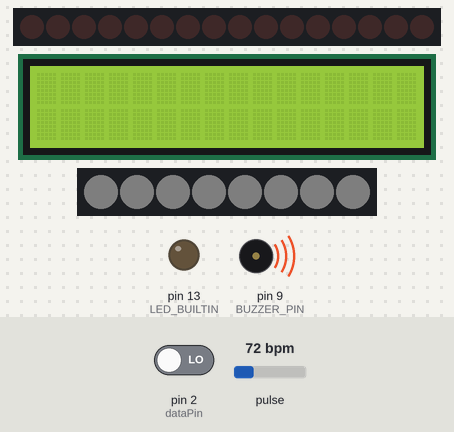
The sketch below on a simulated Arduino Uno, built with avr-gcc and run on an emulated ATmega328P. On the bench: 16 shift-register outputs drawn as a row of LEDs (first output left, lit = HIGH), 16×2 character LCD, 8 RGB LEDs in strip order, left to right, output pins drawn as LEDs (lit = HIGH), buzzer (waves = sounding). Wiring (inferred from the names in the program): 2 × shift register (74HC595): data pin 8; shift clock pin 3; latch pin 4. Wiring (inferred from the signals the program sends): row of LEDs: on Q0, Q1, Q2, Q3, Q4, Q5, Q6, Q7, Q8, Q9, Q10, Q11, Q12, Q13, Q14, Q15. The inputs (shaded band) are chosen by the test bench; at power-on: pin 2 (dataPin) LOW, pulse 72 bpm. Dim RGB values are drawn brighter than linear; random numbers use the default seed unless the sketch sets one; pins used as bus, display or sensor lines are not drawn.

Above: at 1.7 s.
At 5.0 s:
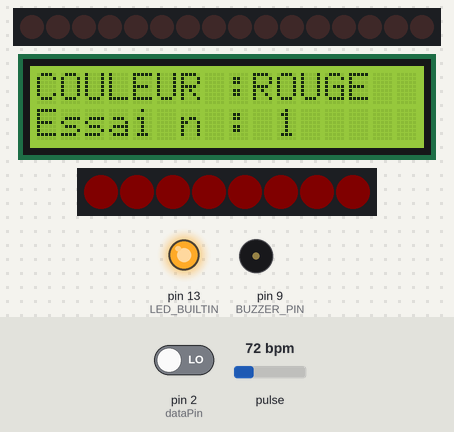
5.1 s: pin 2 (dataPin) driven HIGH
At 6.2 s:
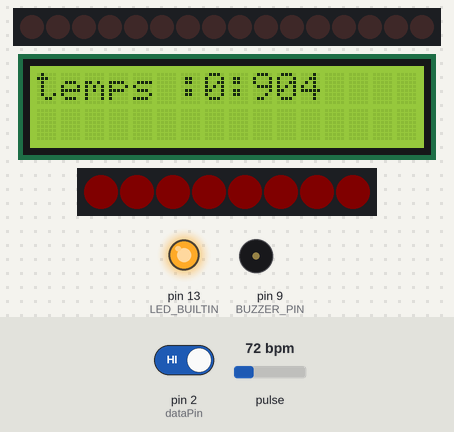
At 7.9 s:
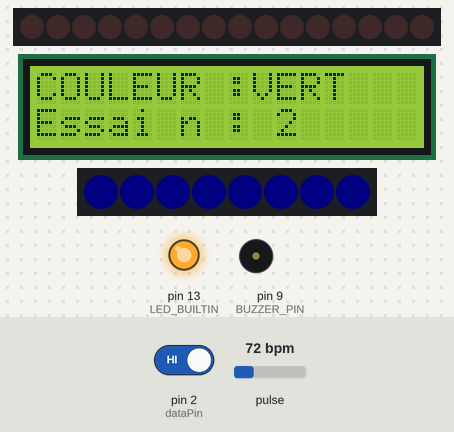
Timing chart, 0 to 9.4 s (numbered marks = the images above; inputs shaded):
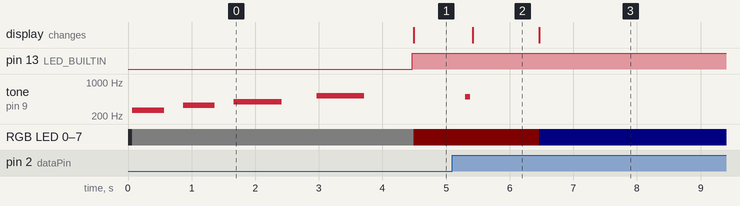

Measured:
- after the input at 5.1 s, tone on pin 9 (BUZZER_PIN): silent → 494 Hz after 0.20 s, → silent 0.08 s later; RGB LED 0–7: RGB(5, 0, 0) → RGB(0, 0, 5) after 1.4 s; the display: changes after 0.32 s (image 2)
- by itself, tone on pin 9 (BUZZER_PIN): plays 262 Hz for 0.50 s, 330 Hz for 0.50 s, 392 Hz for 0.75 s, 523 Hz for 0.75 s
- what the display in image 2 shows lasts 1.1 s, from 5.4 s to 6.5 s

The sketch:

reflexe.ino
```cpp
using namespace std;
long randNumber;
#include "Adafruit_NeoPixel.h";
#include <Wire.h>
#include <LiquidCrystal_I2C.h>
#include <SoftwareSerial.h>
#include <DFRobotDFPlayerMini.h>
#include <PulseSensorPlayground.h>     // Inclut bibliothèque PulseSensorPlayground.

// Variables
const int PulseWire = 0;       // Fil VIOLET du capteur de pouls connecté à la BROCHE ANALOGIQUE 0
const int LED = LED_BUILTIN;          // La LED Arduino intégrée, près de la BROCHE 13.
int Threshold = 550;           // Détermine le signal à "compter comme un battement" et celui à ignorer.
PulseSensorPlayground pulseSensor;

// Define colors and leds
#define ROUGE 0
#define VERT 3
#define BLEU 2
#define JAUNE 1
#define PIXEL_COUNT 8
#define PIXEL_PIN 5// a definir

// --- Définition des notes ---
#define NOTE_C4  262
#define NOTE_E4  330
#define NOTE_G4  392
#define NOTE_C5  523
#define NOTE_A3  220
#define NOTE_E5  659
#define NOTE_G5  784
#define NOTE_D4  294
#define NOTE_F4  349
#define NOTE_A4  440
#define NOTE_B4  494
#define NOTE_D5  587
#define NOTE_F5  698
#define NOTE_G5  784
#define NOTE_G3  196
#define NOTE_B3  247

#define BUZZER_PIN 9

// Définition des broches des multiplexeurs
const int dataPin = 2;   // Q7 : Sortie des données du registre
const int clockPin= 3;  // CP : Signal d'horloge
const int latchPin= 4;  // PL : Signal de verrouillage
const int clockPinEnable = 8;

unsigned long pinValues;
unsigned long oldPinValues;

const int numBits = 16;   // 8 boutons, 1 registre
String data_screen = "";
String data_putty = "PUTTY,ESSAI,TEMPS,";
String data_bpm = "BPM,";
Adafruit_NeoPixel strip(PIXEL_COUNT, PIXEL_PIN, NEO_GRB + NEO_KHZ800);
LiquidCrystal_I2C ecran(0x27, 16, 2);
SoftwareSerial liaisonSerie(10, 11);

// Variables pour mémoriser l'état précédent
byte lastButtonState = 0;


int SEC = 0;
int MILLI = 0;
unsigned long timer;

int compteur = 0;
String data_temps = "";
int number_of_turn = 10;


void setup() { //pour initialiser les paramètres, les entrées et les sorties
   Serial.begin(9600);
   randomSeed(analogRead(A1));
   ecran.init();
   ecran.backlight();
   liaisonSerie.begin(9600);
   timer = millis();
   pinMode(PIXEL_PIN, INPUT_PULLUP);
   strip.begin(); // Initialize NeoPixel strip object (REQUIRED)
   pinMode(dataPin, INPUT);
    pinMode(clockPin, OUTPUT);
    pinMode(latchPin, OUTPUT);
    pinMode(clockPinEnable, OUTPUT);
   strip.show();
   strip.setBrightness(5); // Ajuste la luminosité (0 à 255)
   displayColor(strip.Color(200, 200, 200));
   pinMode(BUZZER_PIN, OUTPUT);
   pulseSensor.analogInput(PulseWire);
   pulseSensor.blinkOnPulse(LED);       // Fait clignoter automatiquement la LED d'Arduino au rythme cardiaque.
   pulseSensor.setThreshold(Threshold);

}
//Fonctions pour le son
void playStartCountdown() {
   // "3"
   tone(BUZZER_PIN, NOTE_C4, 750);  // 1 seconde
   delay(1000);
   noTone(BUZZER_PIN);
   delay(300); // petite pause
   // "2"
   tone(BUZZER_PIN, NOTE_E4, 750);
   delay(1000);
   noTone(BUZZER_PIN);
   delay(300);
   // "1"
   tone(BUZZER_PIN, NOTE_G4, 750);
   delay(1000);
   noTone(BUZZER_PIN);
   delay(300);
   // "Partez !"
   tone(BUZZER_PIN, NOTE_C5, 1000);  // un peu plus long
   delay(1500);
   noTone(BUZZER_PIN);
}
void playStopSound() {
   // Son STOP : descente de trois notes
   tone(BUZZER_PIN, NOTE_C5, 300);  // note aiguë
   delay(300);
   tone(BUZZER_PIN, NOTE_G4, 300);  // plus grave
   delay(300);
   tone(BUZZER_PIN, NOTE_E4, 500);  // encore plus grave
   delay(500);
   noTone(BUZZER_PIN);              // Arrête le son
}
void playSuccessSound() {
   // Petit jingle : C5 → E5 → G5
   tone(BUZZER_PIN, NOTE_C5, 150);
   delay(170);
   tone(BUZZER_PIN, NOTE_E5, 150);
   delay(170);
   tone(BUZZER_PIN, NOTE_G5, 400);
   delay(400);
   noTone(BUZZER_PIN);
}
void playStartSound() {
   tone(BUZZER_PIN, NOTE_C4, 500); // "3"
   delay(500);
   noTone(BUZZER_PIN);
   delay(300);
   tone(BUZZER_PIN, NOTE_E4, 750); // "2"
   delay(500);
   noTone(BUZZER_PIN);
   delay(300);
   tone(BUZZER_PIN, NOTE_G4, 750); // "1"
   delay(1000);
   noTone(BUZZER_PIN);
   delay(300);
   tone(BUZZER_PIN, NOTE_C5, 750); // "Partez !"
   delay(1500);
   noTone(BUZZER_PIN);
}
void playDefeatSound() {
   tone(BUZZER_PIN, NOTE_B4, 500);
   delay(500);
   noTone(BUZZER_PIN);
}
void playClickSound() {
   tone(BUZZER_PIN, NOTE_B4, 80);
   delay(100);
   noTone(BUZZER_PIN);
}
//Fonctions nécessaires pour l'étude du registre
unsigned long read_shift_register()
{
    long bitVal;
    unsigned long octetRead = 0;

    digitalWrite(clockPinEnable, HIGH);
    digitalWrite(latchPin, LOW);
    delayMicroseconds(5);
    digitalWrite(latchPin, HIGH);
    digitalWrite(clockPinEnable, LOW);

    for(int i = 0; i < numBits; i++)
    {
        bitVal = digitalRead(dataPin);
        octetRead |= (bitVal << ((numBits-1) - i));
        digitalWrite(clockPin, HIGH);
        delayMicroseconds(5);
        digitalWrite(clockPin, LOW);
    }

    return(octetRead);
}
int value(int number){
  switch(number){
    case 1 : return 0;
    case 2 : return 1;
    case 4 : return 2;
    case 8 : return 3;
    case 16 : return 4;
    case 32 : return 5;
    case 64 : return 6;
    case 128 : return 7;
    case 256 : return 8;
    case 512 : return 9;
    case 1024 : return 10;
    case 2048 : return 11;
    case 4096 : return 12;
    case 8192 : return 13;
    case 16384 : return 14;
    case 32768 : return 15;
    default : return -1;
  }
}
// Fonctions pour le choix de la couleur et son affichage
int chooseColor() {
   return random(0, 4);
}
uint32_t codeColor(int zone){
   switch (zone) {
       case 0: return strip.Color(255, 0, 0);    // Rouge vif
       case 1: return strip.Color(125, 0, 125);    // Jaune vif
       case 2: return strip.Color(0, 255, 0);    // Bleu vif
       case 3: return strip.Color(0, 0, 255);  // Vert vif
       default: return strip.Color(0, 0, 0);     // Noir (éteint) par sécurité
   }
}
void displayColor(uint32_t color){
   for (int i = 0; i < PIXEL_COUNT; i++) {
        strip.setPixelColor(i, color);
    }
    strip.show();
}
void displayEndColor(){
   int j = 0;
   for (int i = 0; i < PIXEL_COUNT; i++) {
      strip.setPixelColor(i, strip.Color(200, 200, 200));
  }
  strip.show();
}
//affichage écran et serial
void displayScreen(int zone, int compteur){ // affichage score
   ecran.clear();
   ecran.setCursor(0, 0);
   ecran.print("COULEUR :");
   switch (zone) {
       case ROUGE: ecran.print("ROUGE"); break;
       case VERT: ecran.print("VERT"); break;
       case BLEU: ecran.print("BLEU"); break;
       case JAUNE: ecran.print("JAUNE"); break;
   }
   ecran.setCursor(0, 1);
   ecran.print("Essai n : "+String(compteur));
}
void displaySerial(int zone, int compteur){ // affichage score
   //Serial.println("\nEssai n°: "+String(compteur));
   switch (zone) {
       case ROUGE: Serial.println("ROUGE"); break;
       case VERT: Serial.println("VERT"); break;
       case BLEU: Serial.println("BLEU"); break;
       case JAUNE: Serial.println("JAUNE"); break;

   }
}

int whichAnswer(){
   int answer = -1;
   pinValues = read_shift_register();

    if(pinValues != oldPinValues)
    {   if(value(pinValues)!=-1){
        answer = value(pinValues);
        delay(200);}
        oldPinValues = pinValues;
    }// Petite pause pour éviter les rebonds
    if(answer != -1){playClickSound();}

   return answer;
}
//fonction pour l'attente de réponse
boolean correctAnswer(int zone){ //permet de vérifier que le bouton appuyé  correspond à la zone demandée
   int answer = whichAnswer();
   //Serial.println("WHICH ANSWER" + answer);
   if(answer == 0 | answer ==  1 | answer == 2 | answer == 3){answer = ROUGE;}
   if(answer == 8 | answer ==  9 | answer == 15 | answer == 14){answer = VERT;}
   if(answer == 11 | answer ==  10 | answer == 12 | answer == 13){answer = BLEU;}
   if(answer == 4 | answer ==  5 | answer == 7 | answer == 6){answer = JAUNE;}
   if(answer == -1){return false;}
   switch (zone) {
      case 0: if(answer == zone){return true;}
      case 1:  if(answer == zone){return true;}
      case 2:  if(answer == zone){return true;}
      case 3:  if(answer == zone){return true;}
      default: return false;
  }
  return false;
}
//fonctions pour le chrono et le stockage du temps
String timeNeeded(int time_before){ //mesure le temps pris avant d’appuyer sur un bouton
   int time_now = millis();
   int diff = time_now - time_before;
   SEC = diff/1000;
   MILLI = diff - SEC*1000;
   return String(SEC) + ":" + String(MILLI);
}
void displayTime(String time) { //affiche si la réponse est bonne ou pas
   ecran.clear();
   ecran.setCursor(0, 0);
   ecran.print("temps :");
   ecran.print(time);
   //Serial.println("temps n°"+String(compteur)+" = "+time+"\n");
   delay(1000);
}
void newData(String time){ //enregistre les nouvelles données dans un tableau
   data_screen = data_screen + String(compteur)+" : "+time + "\n";
   data_putty = data_putty + String(compteur) + ","+time+",";
}

void loop(){ //boucle du jeu principal, où rassembler les fonctions afin d’obtenir le mode 1
   if(compteur==0){playStartSound();}
   while (compteur < number_of_turn) {
    if (pulseSensor.sawStartOfBeat()) {
      int myBPM = pulseSensor.getBeatsPerMinute();
      data_bpm = data_bpm + String(myBPM) + ",";
      }
      compteur+=1;
      boolean pressed = false;
      int zone = chooseColor();
      uint32_t couleur = codeColor(zone);
      displayColor(couleur);
      displayScreen(zone, compteur);
      //displaySerial(zone, compteur);
      int time_before = millis();
      delay(100);
      while(pressed == false){
         if (correctAnswer(zone)==true){pressed = true;}
      }
      String time = timeNeeded(time_before);
      SEC = 0;
      MILLI = 0;
      displayTime(time);
      newData(time);
      ecran.clear();
      ecran.print("Temps mis = ");
      ecran.print(String(SEC) + " : " + String(MILLI));
   }
   //if(compteur==number_of_turn){playStopSound();ecran.clear();ecran.print("Fin du jeu");Serial.println("\n****\n"+data_screen+"****");compteur+=1;}
   if(compteur==number_of_turn){playStopSound();ecran.clear();ecran.print("Fin du jeu");Serial.println(data_putty);Serial.print(data_bpm);compteur+=1;}

}
```
